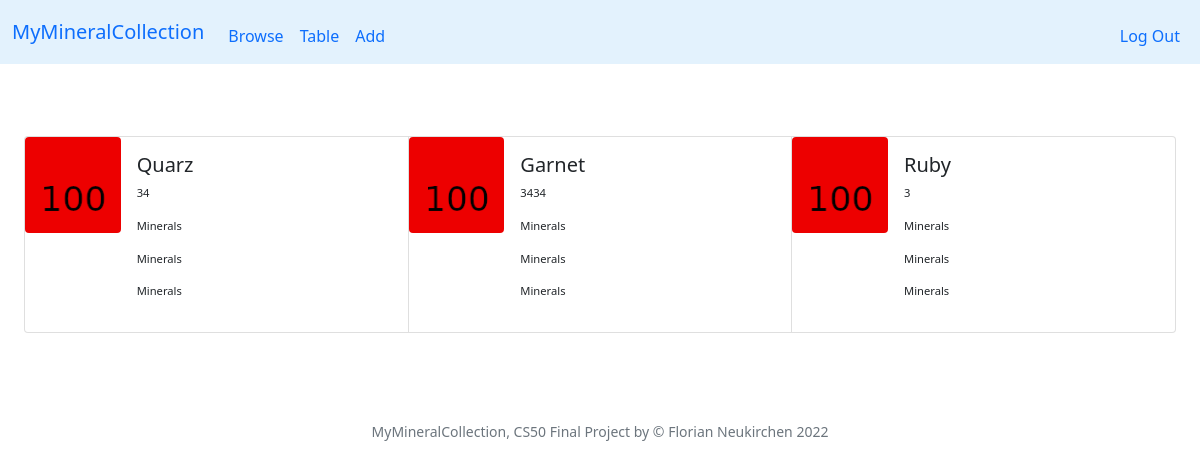
/ (signed in), run on the app's committed database.
### tables this page shows
CREATE TABLE specimen (id INTEGER PRIMARY KEY AUTOINCREMENT NOT NULL, user_id INTEGER NOT NULL, my_id TEXT, title TEXT, locality TEXT, day INTEGER, month INTEGER, year INTEGER, storage TEXT, timestamp TEXT, thumbnail TEXT);

### app.py (the view)
@app.route("/")
@login_required
def index():
    rows = db.execute("SELECT * FROM specimen WHERE user_id = ?", session["user_id"])
    return render_template("cards.html", rows=rows)

### app.py (called while the page is built)
@app.after_request
def after_request(response):
    response.headers["Cache-Control"] = "no-cache, no-store, must-revalidate"
    response.headers["Expires"] = 0
    response.headers["Pragma"] = "no-cache"
    return response

### helpers.py (called while the page is built)
def login_required(f):
    @wraps(f)
    def decorated_function(*args, **kwargs):
        if session.get("user_id") is None:
            return redirect("/login")
        return f(*args, **kwargs)
    return decorated_function

### templates/cards.html (shortened to what this page needs)
{% extends "layout.html" %}
{% block main %}
<div class="container-fluid py-4 text-center">
    <div class="card-group">
        {% for row in rows %}
        <div class="card mb-3" style="max-width: 540px;">
            <div class="row g-0">
              <div class="col-md-3">
                <img src="static/100.png" class="img-fluid rounded" alt="...">
              </div>
              <div class="col-md-4">
                <div class="card-body text-start card-smaller">
                    <h5 class="card-title">{{ row['title'] }}</h5>
                    <p class="card-text">{{ row['my_id'] }}</p>
                    <p class="card-text">Minerals</p>
                    <p class="card-text">Minerals</p>
                    <p class="card-text">Minerals</p>
                </div>
              </div>
            </div>
          </div>
        {% endfor %}
    </div>
</div>
{% endblock %}

### templates/layout.html (shortened to what this page needs)
<!DOCTYPE html>
<html lang="en">
    <head>
        <link href="https://cdn.jsdelivr.net/npm/bootstrap@5.1.3/dist/css/bootstrap.min.css" rel="stylesheet">
        <link href="/static/styles.css" rel="stylesheet">
    </head>
    <body>
        <nav class="navbar navbar-expand-md myblue">
            <div class="container-fluid">
                <a class="navbar-brand" href="/">MyMineralCollection</a>
                <div class="collapse navbar-collapse" id="navbar">
                    {% if session["user_id"] %}
                        <ul class="navbar-nav me-auto mt-2">
                            <li class="nav-item"><a class="nav-link" href="/">Browse</a></li>
                            <li class="nav-item"><a class="nav-link" href="/table">Table</a></li>
                            <li class="nav-item"><a class="nav-link" href="/add">Add</a></li>
                        </ul>
                        <ul class="navbar-nav ms-auto mt-2">
                            <li class="nav-item"><a class="nav-link" href="/logout">Log Out</a></li>
                        </ul>
                    {% else %}
                        <ul class="navbar-nav ms-auto mt-2">
                            <li class="nav-item"><a class="nav-link" href="/register">Register</a></li>
                            <li class="nav-item"><a class="nav-link" href="/login">Log In</a></li>
                        </ul>
                    {% endif %}
                </div>
            </div>
        </nav>
        <main class="container-fluid py-5 text-center">
            {% block main %}{% endblock %}
        </main>
        <footer class="mb-5 small text-center text-muted">
            MyMineralCollection, CS50 Final Project by &#169; Florian Neukirchen 2022
        </footer>
    </body>
</html>

### static/styles.css (style rules this page uses)
.myblue { background-color: #e3f2fd; }
.card-smaller { font-size: 70%; }

### data on the page
specimen: title "Quarz", my_id "34"
specimen: title "Garnet", my_id "3434"
specimen: title "Ruby", my_id "3"
